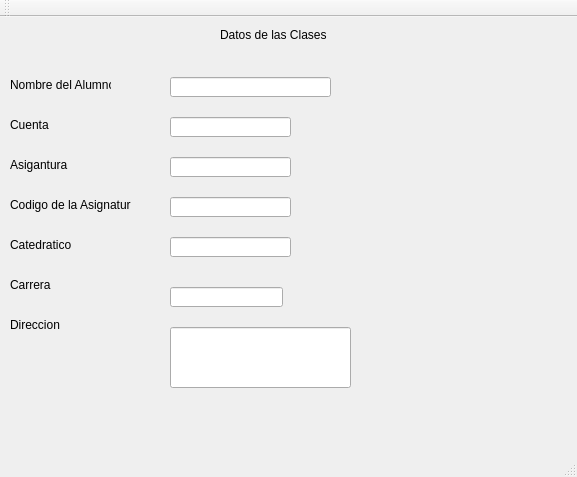
<?xml version="1.0" encoding="UTF-8"?>
<ui version="4.0">
 <class>Clases</class>
 <widget class="QMainWindow" name="Clases">
  <property name="geometry">
   <rect>
    <x>0</x>
    <y>0</y>
    <width>577</width>
    <height>477</height>
   </rect>
  </property>
  <property name="windowTitle">
   <string>Clases</string>
  </property>
  <widget class="QWidget" name="centralWidget">
   <widget class="QLabel" name="label">
    <property name="geometry">
     <rect>
      <x>220</x>
      <y>10</y>
      <width>111</width>
      <height>16</height>
     </rect>
    </property>
    <property name="text">
     <string>Datos de las Clases</string>
    </property>
   </widget>
   <widget class="QLabel" name="label_2">
    <property name="geometry">
     <rect>
      <x>10</x>
      <y>60</y>
      <width>101</width>
      <height>16</height>
     </rect>
    </property>
    <property name="text">
     <string>Nombre del Alumno</string>
    </property>
   </widget>
   <widget class="QLineEdit" name="txtNombre">
    <property name="geometry">
     <rect>
      <x>170</x>
      <y>60</y>
      <width>161</width>
      <height>20</height>
     </rect>
    </property>
   </widget>
   <widget class="QLabel" name="label_3">
    <property name="geometry">
     <rect>
      <x>10</x>
      <y>100</y>
      <width>81</width>
      <height>16</height>
     </rect>
    </property>
    <property name="text">
     <string>Cuenta</string>
    </property>
   </widget>
   <widget class="QLineEdit" name="txtCuenta">
    <property name="geometry">
     <rect>
      <x>170</x>
      <y>100</y>
      <width>121</width>
      <height>20</height>
     </rect>
    </property>
   </widget>
   <widget class="QLabel" name="label_4">
    <property name="geometry">
     <rect>
      <x>10</x>
      <y>140</y>
      <width>81</width>
      <height>16</height>
     </rect>
    </property>
    <property name="text">
     <string>Asigantura</string>
    </property>
   </widget>
   <widget class="QLineEdit" name="txtAsigantura">
    <property name="geometry">
     <rect>
      <x>170</x>
      <y>140</y>
      <width>121</width>
      <height>20</height>
     </rect>
    </property>
   </widget>
   <widget class="QLabel" name="label_5">
    <property name="geometry">
     <rect>
      <x>10</x>
      <y>180</y>
      <width>121</width>
      <height>16</height>
     </rect>
    </property>
    <property name="text">
     <string>Codigo de la Asignatura</string>
    </property>
   </widget>
   <widget class="QLineEdit" name="txtCodigo">
    <property name="geometry">
     <rect>
      <x>170</x>
      <y>180</y>
      <width>121</width>
      <height>20</height>
     </rect>
    </property>
   </widget>
   <widget class="QLabel" name="label_6">
    <property name="geometry">
     <rect>
      <x>10</x>
      <y>220</y>
      <width>101</width>
      <height>16</height>
     </rect>
    </property>
    <property name="text">
     <string>Catedratico</string>
    </property>
   </widget>
   <widget class="QLineEdit" name="txtCatedratico">
    <property name="geometry">
     <rect>
      <x>170</x>
      <y>220</y>
      <width>121</width>
      <height>20</height>
     </rect>
    </property>
   </widget>
   <widget class="QLabel" name="label_7">
    <property name="geometry">
     <rect>
      <x>10</x>
      <y>260</y>
      <width>81</width>
      <height>16</height>
     </rect>
    </property>
    <property name="text">
     <string>Carrera</string>
    </property>
   </widget>
   <widget class="QLineEdit" name="txtcarrera">
    <property name="geometry">
     <rect>
      <x>170</x>
      <y>270</y>
      <width>113</width>
      <height>20</height>
     </rect>
    </property>
   </widget>
   <widget class="QLabel" name="label_8">
    <property name="geometry">
     <rect>
      <x>10</x>
      <y>300</y>
      <width>71</width>
      <height>16</height>
     </rect>
    </property>
    <property name="text">
     <string>Direccion</string>
    </property>
   </widget>
   <widget class="QLineEdit" name="lineEdit">
    <property name="geometry">
     <rect>
      <x>170</x>
      <y>310</y>
      <width>181</width>
      <height>61</height>
     </rect>
    </property>
   </widget>
  </widget>
  <widget class="QMenuBar" name="menuBar">
   <property name="geometry">
    <rect>
     <x>0</x>
     <y>0</y>
     <width>577</width>
     <height>21</height>
    </rect>
   </property>
  </widget>
  <widget class="QToolBar" name="mainToolBar">
   <attribute name="toolBarArea">
    <enum>TopToolBarArea</enum>
   </attribute>
   <attribute name="toolBarBreak">
    <bool>false</bool>
   </attribute>
  </widget>
  <widget class="QStatusBar" name="statusBar"/>
 </widget>
 <layoutdefault spacing="6" margin="11"/>
 <resources/>
 <connections/>
</ui>
